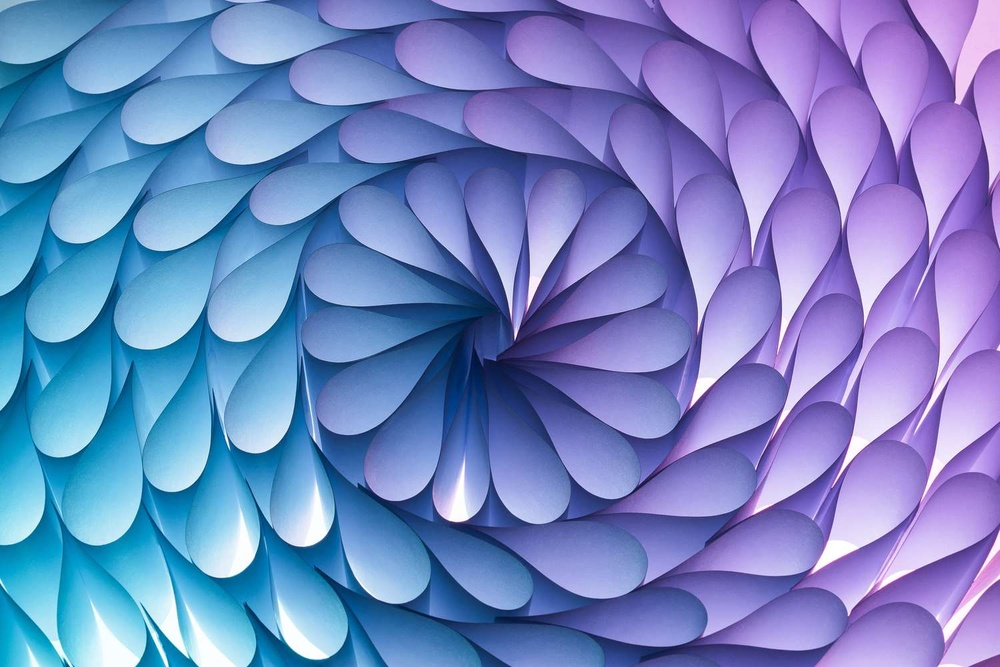
#> input picture image.jpg, 1000 x 667 px, shrunk from 1500 x 1000 before the run
$ python getEdgesImage.py
#> lines starting #> are read from the running program, lines starting #| are printed output that depends on the picture
import cv2
import numpy as np

# Load the image
image = cv2.imread('image.jpg', cv2.IMREAD_GRAYSCALE)
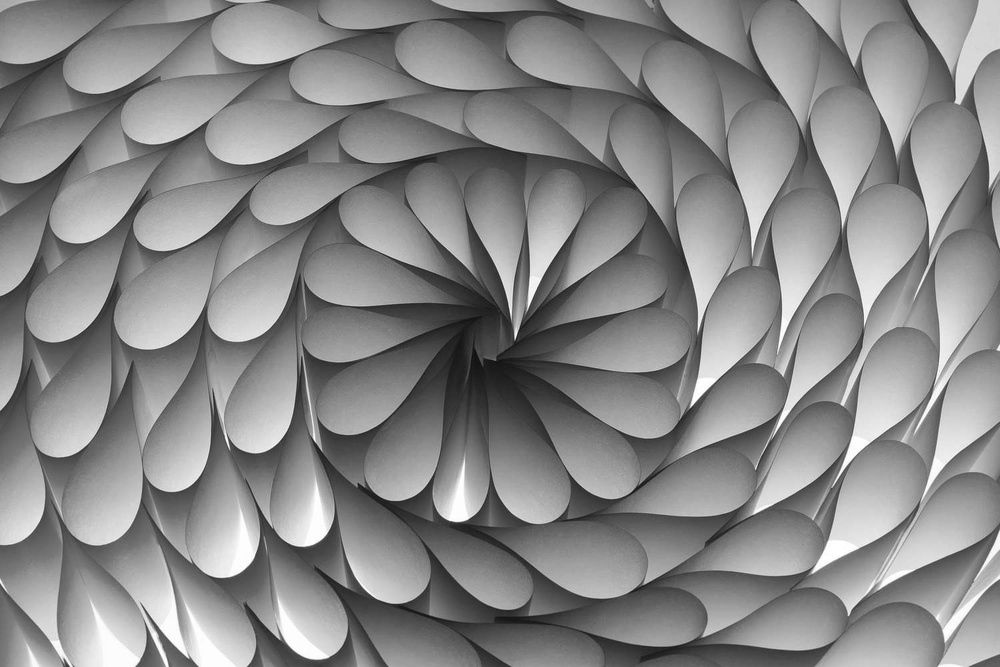
#> image: shape (667, 1000); min 14, max 255, mean 136.1

# Define a kernel for edge detection (e.g., Sobel or Laplacian)
sobel_x = np.array([[-1, 0, 1], [-2, 0, 2], [-1, 0, 1]])  # Sobel X kernel for horizontal edges
sobel_y = np.array([[-1, -2, -1], [0, 0, 0], [1, 2, 1]])  # Sobel Y kernel for vertical edges

# Apply the convolution
edges_x = cv2.filter2D(image, -1, sobel_x)
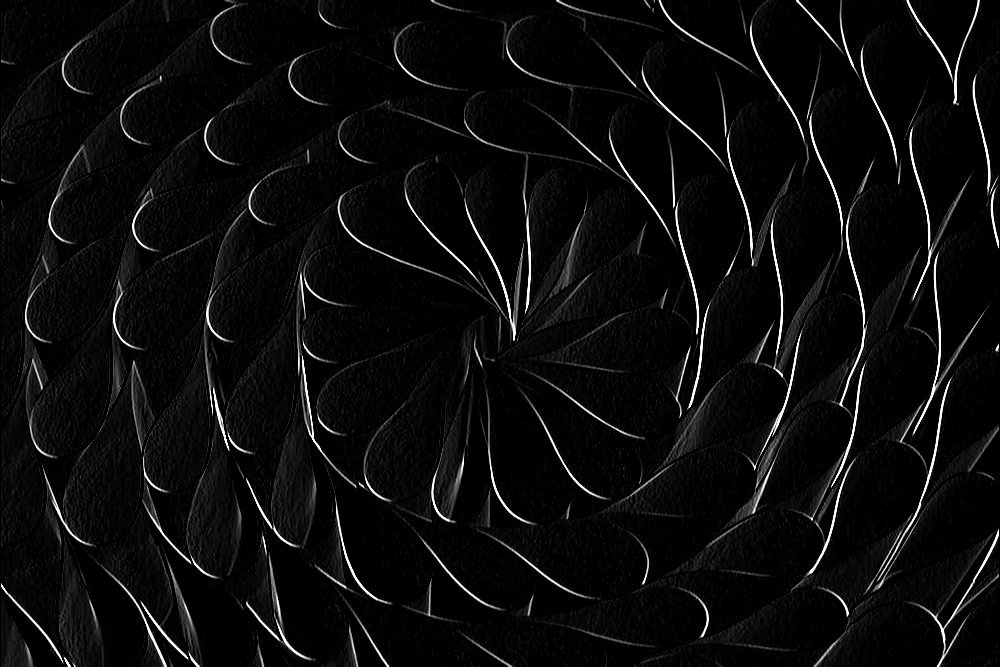
#> edges_x: shape (667, 1000); min 0, max 255, mean 11.7
edges_y = cv2.filter2D(image, -1, sobel_y)
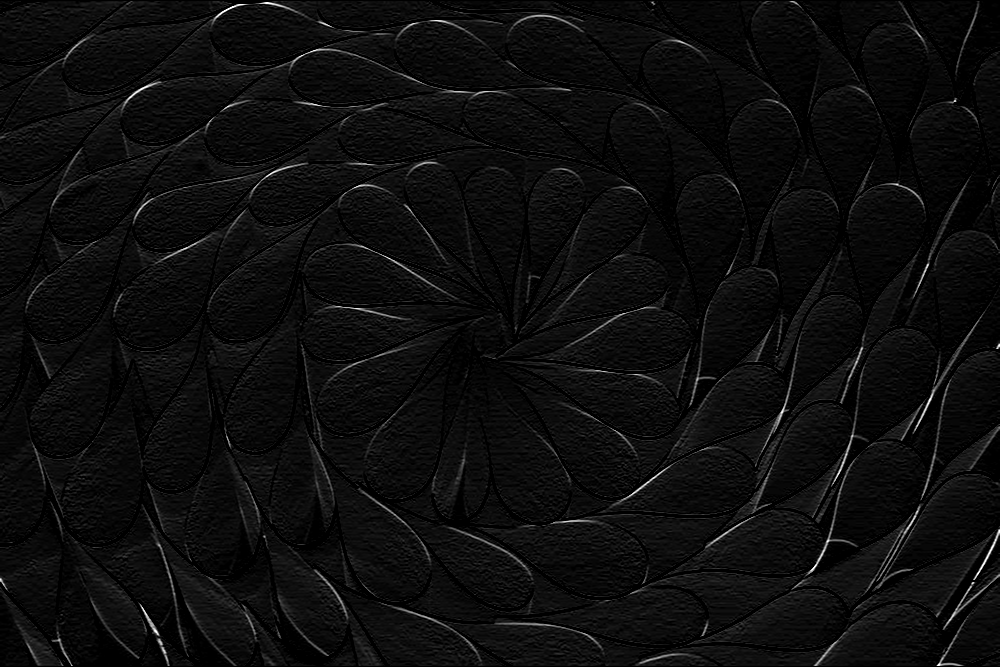
#> edges_y: shape (667, 1000); min 0, max 255, mean 12.9

# Combine the edges
edges = cv2.addWeighted(edges_x, 1, edges_y, 1, 0)
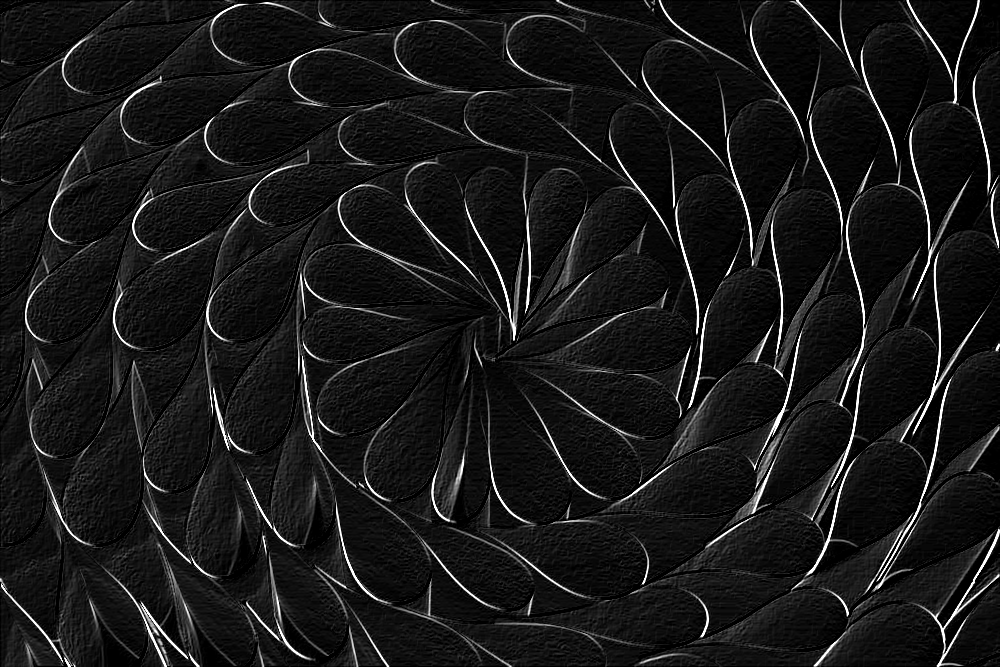
#> edges: shape (667, 1000); min 0, max 255, mean 24.2

result = np.where(edges > 70, 255, 0).astype(np.uint8)
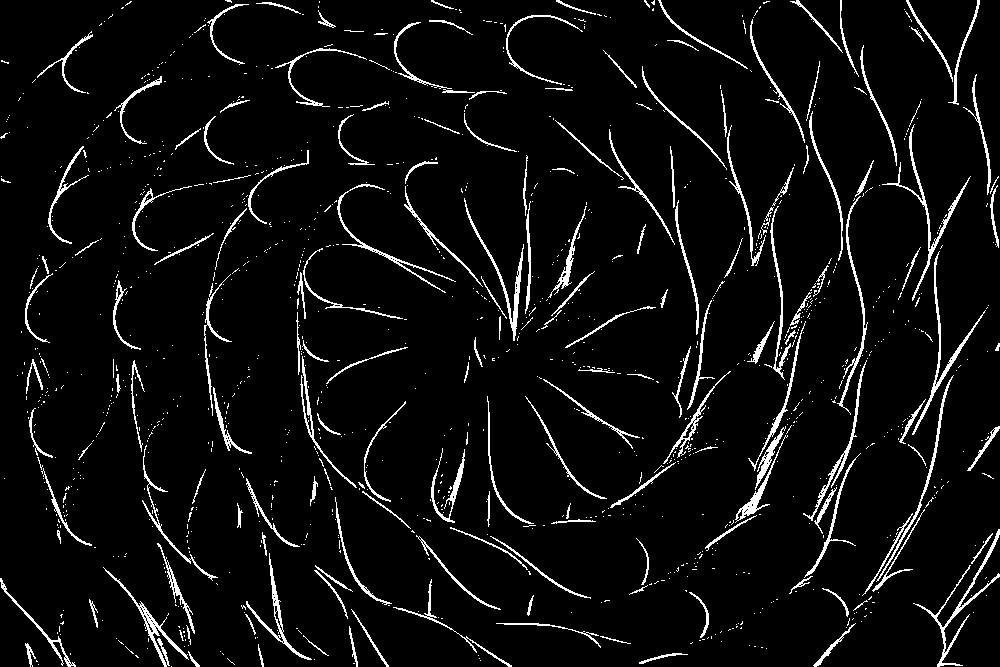
#> result: shape (667, 1000); 5.5% white in thin lines or dots

# Save or display the result
cv2.imshow('Edges', result)
cv2.waitKey(0)
cv2.destroyAllWindows()
